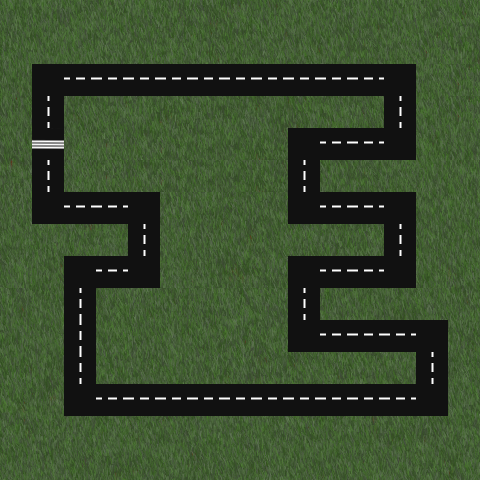

Tiled map render using the project's own tile images. Description and the map definition, with tile-layer contents summarised, below:
An orthogonal 15x15 tile map with 32x32 px tiles, 2 tile layers (Road, Grass), 2 tilesets and 64 objects (2x 1, 2x 2, 2x 3, 2x 4, 2x 5, ...).

<map version="1.0" orientation="orthogonal" renderorder="right-down" width="15" height="15" tilewidth="32" tileheight="32">
 <tileset firstgid="1" name="grass" tilewidth="32" tileheight="32">
  <image source="grass.png" width="512" height="512" />
 </tileset>
 <tileset firstgid="257" name="road" tilewidth="32" tileheight="32">
  <image source="road.png" width="160" height="64" />
 </tileset>
 <layer name="Road" width="15" height="15">
  <properties>
   <property name="Friction" value="1.0" />
  </properties>
  <data>[225 cells, 60 non-empty, 4 distinct tile ids]</data>
 </layer>
 <layer name="Grass" width="15" height="15">
  <properties>
   <property name="Friction" value="0.2" />
  </properties>
  <data>[225 cells, 165 non-empty, 151 distinct tile ids]</data>
 </layer>
 <objectgroup name="Starting position">
  <object x="40" y="128.818" width="2" height="2.36364" />
  <object x="54.2727" y="128.727" width="2" height="2.36364" />
  <object x="39.7727" y="117.682" width="2" height="2.36364" />
  <object x="54.0454" y="117.591" width="2" height="2.36364" />
  <object x="39.7727" y="106.682" width="2" height="2.36364" />
  <object x="54.0454" y="106.591" width="2" height="2.36364" />
 </objectgroup>
 <objectgroup name="Obstacles">
  <object name="1" x="400.589" y="74.334" width="2.66667" height="2.66667" rotation="27.1531" />
  <object name="2" x="394.322" y="85.7301" width="2.66667" height="2.66667" rotation="27.1531" />
  <object name="3" x="382.794" y="138.752" width="2.66667" height="2.66667" rotation="-46.8566" />
  <object name="4" x="397.898" y="150.541" width="2.66667" height="2.66667" rotation="-46.8566" />
  <object name="5" x="395.667" y="389.667" width="2.66667" height="2.66667" />
  <object name="6" x="362.667" y="405.167" width="2.66667" height="2.66667" />
  <object name="7" x="332.667" y="391.667" width="2.66667" height="2.66667" />
  <object name="8" x="301.917" y="405.917" width="2.66667" height="2.66667" />
  <object name="9" x="78.6667" y="345.667" width="2.66667" height="2.66667" />
  <object name="10" x="145.167" y="246.667" width="2.66667" height="2.66667" />
  <object name="11" x="128.417" y="272.667" width="2.66667" height="2.66667" />
  <object name="12" x="45.6667" y="204.917" width="2.66667" height="2.66667" />
  <object name="14" x="306.667" y="143.167" width="2.66667" height="2.66667" />
  <object name="15" x="374.167" y="262.917" width="2.66667" height="2.66667" />
  <object name="16" x="400.667" y="275.417" width="2.66667" height="2.66667" />
  <object name="17" x="297.167" y="264.917" width="2.66667" height="2.66667" />
  <object name="18" x="310.917" y="289.167" width="2.66667" height="2.66667" />
  <object name="19" x="346" y="148.318" width="2.54545" height="2.72727">
   <ellipse />
  </object>
  <object name="20" x="345.636" y="135.136" width="2.54545" height="2.72727">
   <ellipse />
  </object>
  <object name="21" x="345.818" y="141.591" width="2.54545" height="2.72727">
   <ellipse />
  </object>
  <object name="22" x="368.77" y="211.109" width="2.54545" height="2.72727" rotation="-41.0635">
   <ellipse />
  </object>
  <object name="23" x="359.836" y="201.409" width="2.54545" height="2.72727" rotation="-41.0635">
   <ellipse />
  </object>
  <object name="24" x="364.213" y="206.157" width="2.54545" height="2.72727" rotation="-41.0635">
   <ellipse />
  </object>
  <object name="25" x="367.966" y="339.017" width="2.54545" height="2.72727" rotation="28.0096">
   <ellipse />
  </object>
  <object name="26" x="373.836" y="327.209" width="2.54545" height="2.72727" rotation="28.0096">
   <ellipse />
  </object>
  <object name="27" x="370.965" y="332.993" width="2.54545" height="2.72727" rotation="28.0096">
   <ellipse />
  </object>
  <object name="28" x="210.182" y="404.5" width="2.54545" height="2.72727">
   <ellipse />
  </object>
  <object name="29" x="209.818" y="391.318" width="2.54545" height="2.72727">
   <ellipse />
  </object>
  <object name="30" x="210" y="397.773" width="2.54545" height="2.72727">
   <ellipse />
  </object>
  <object name="31" x="199.637" y="404.5" width="2.54545" height="2.72727">
   <ellipse />
  </object>
  <object name="32" x="199.273" y="391.318" width="2.54545" height="2.72727">
   <ellipse />
  </object>
  <object name="33" x="199.455" y="397.773" width="2.54545" height="2.72727">
   <ellipse />
  </object>
  <object name="34" x="76.869" y="304.866" width="2.54545" height="2.72727" rotation="-299.128">
   <ellipse />
  </object>
  <object name="35" x="88.2066" y="298.132" width="2.54545" height="2.72727" rotation="-299.128">
   <ellipse />
  </object>
  <object name="36" x="82.6569" y="301.433" width="2.54545" height="2.72727" rotation="-299.128">
   <ellipse />
  </object>
  <object name="37" x="105.301" y="212.388" width="2.54545" height="2.72727" rotation="-40.8869">
   <ellipse />
  </object>
  <object name="38" x="96.3972" y="202.661" width="2.54545" height="2.72727" rotation="-40.8869">
   <ellipse />
  </object>
  <object name="39" x="100.76" y="207.421" width="2.54545" height="2.72727" rotation="-40.8869">
   <ellipse />
  </object>
  <object name="40" x="172.576" y="82.8939" width="2.54545" height="2.72727">
   <ellipse />
  </object>
  <object name="41" x="172.212" y="69.7121" width="2.54545" height="2.72727">
   <ellipse />
  </object>
  <object name="42" x="172.394" y="76.1667" width="2.54545" height="2.72727">
   <ellipse />
  </object>
  <object name="43" x="154.545" y="70.0455" width="2.54545" height="2.72727">
   <ellipse />
  </object>
  <object name="44" x="154.727" y="76.5001" width="2.54545" height="2.72727">
   <ellipse />
  </object>
  <object name="45" x="154.909" y="83.2273" width="2.54545" height="2.72727">
   <ellipse />
  </object>
  <object name="46" x="254.667" y="86.1667" width="2.66667" height="2.66667" rotation="-46.8566" />
  <object name="47" x="259.167" y="71.1667" width="2.66667" height="2.66667" rotation="-46.8566" />
  <object name="48" x="108.167" y="71.6667" width="2.66667" height="2.66667" rotation="-46.8566" />
  <object name="49" x="106.167" y="84.6667" width="2.66667" height="2.66667" rotation="-46.8566" />
  <object name="50" x="309.167" y="199.667" width="2.66667" height="2.66667" rotation="-46.8566" />
  <object name="51" x="301.667" y="214.167" width="2.66667" height="2.66667" rotation="-46.8566" />
  <object name="52" x="74.6667" y="394.667" width="2.66667" height="2.66667" rotation="-46.8566" />
  <object name="53" x="88.6667" y="402.667" width="2.66667" height="2.66667" rotation="-46.8566" />
 </objectgroup>
 <objectgroup name="Checkpoints">
  <object name="6" x="288" y="45" width="1.66667" height="63.3333" />
  <object name="5" x="343" y="237.667" width="120" height="1.66667" />
  <object name="4" x="397" y="300.667" width="1.33333" height="66.6667" />
  <object name="2" x="77.3333" y="233" width="137.333" height="2" />
  <object name="3" x="178.5" y="352" width="1.5" height="94.5" />
  <object name="1" x="14" y="141" width="67" />
 </objectgroup>
</map>
